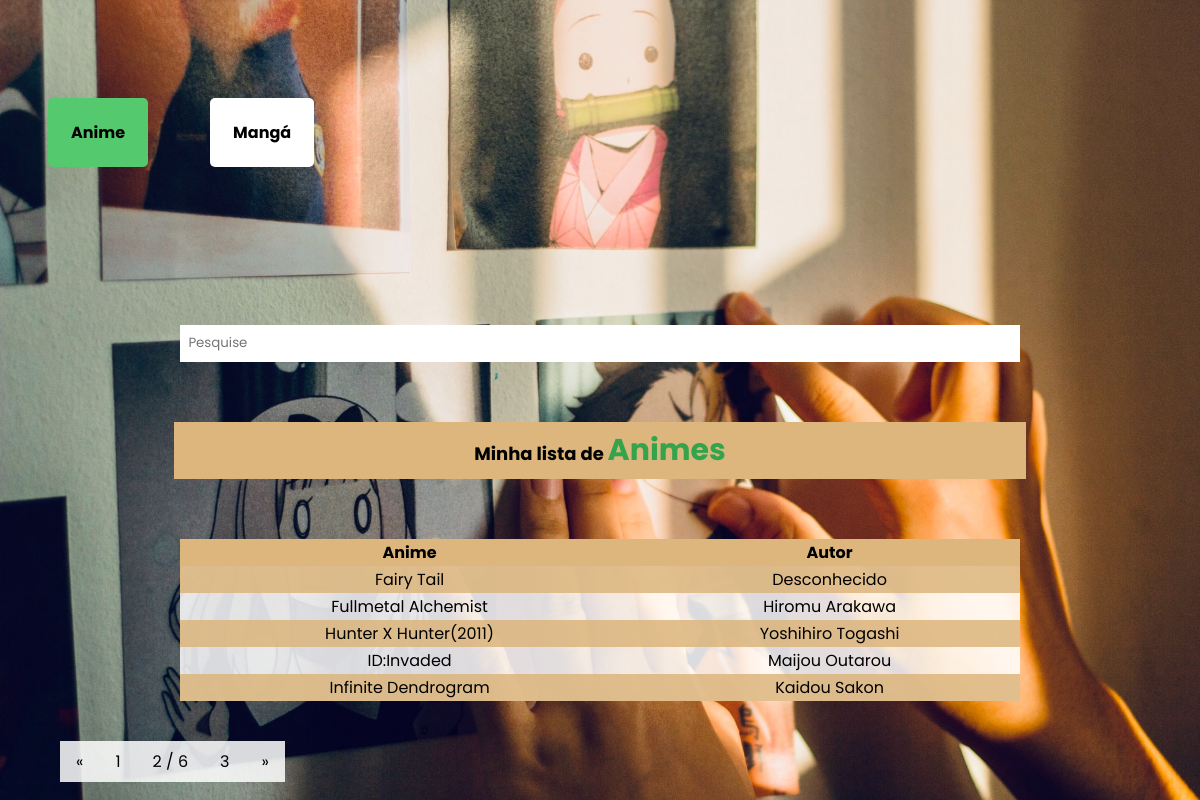
The page /?p=2 on the database as committed earlier.
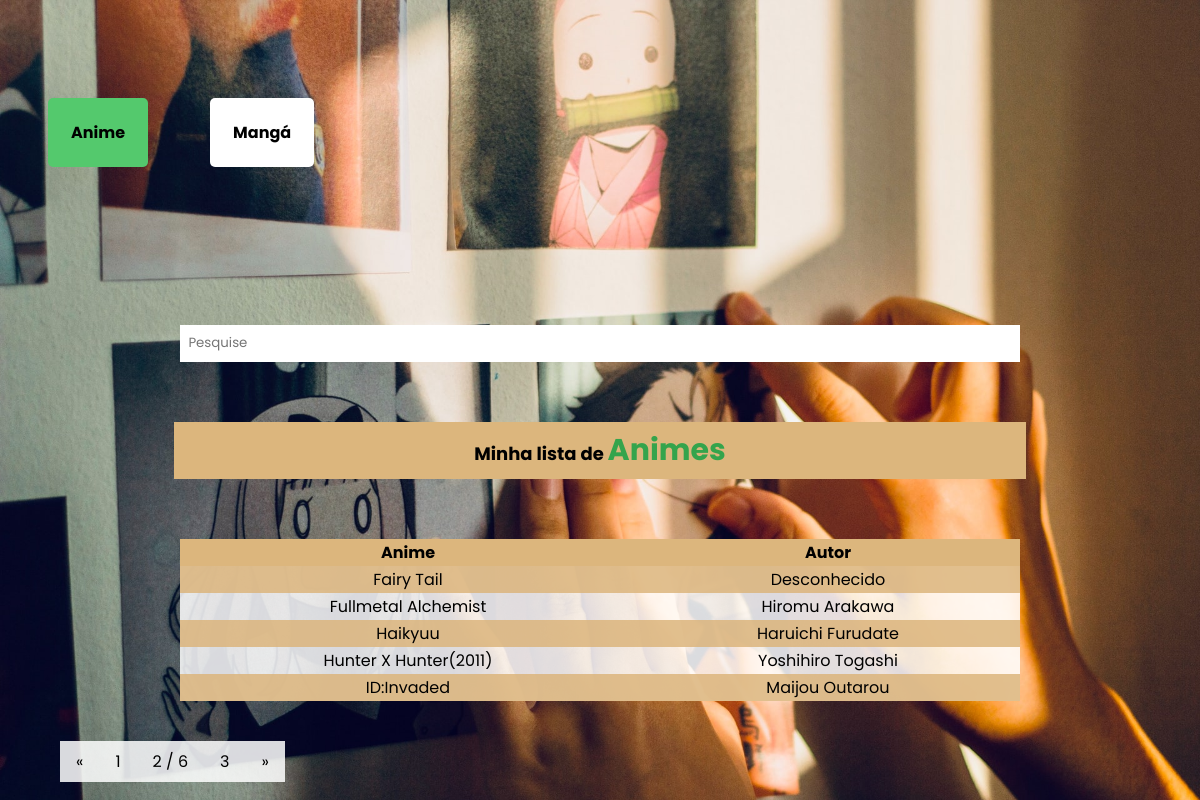
The same page on the database as committed later.
### anime/models.py (models this page shows, shortened)
class Anime(models.Model):
    nome = models.CharField(max_length=150)
    nome_alternativo = models.CharField(max_length=150, blank=True)
    ano_lancamento = models.DateField(default=timezone.now)
    autor = models.ForeignKey(Autor, on_delete=models.DO_NOTHING, default=4)
    estudio = models.ManyToManyField(Estudio)
    foto = models.ImageField(blank=True, upload_to='fotos/fotos_anime/%Y%m%d')
    '''def autores(self):
        return ','.join([autor.nome for autor in self.autor.all])'''

class Autor(models.Model):
    nome = models.CharField(max_length=100)
    def __str__(self):
        return self.nome

### anime/views.py (the view)
# urls.py: path('', views.index, name='index'),
def index(request):
    animes = Anime.objects.order_by('nome')
    paginator = Paginator(animes, 5)
    page = request.GET.get('p')
    animes = paginator.get_page(page)
    return render(request, 'animes/index.html', {
        'animes': animes
    })

### anime/templates/animes/index.html (shortened to what this page needs)
{% load static %}
<!DOCTYPE html>
<html lang="pt">
<head>
    <link rel="stylesheet" href="{% static './estilo_img/anime.css' %}">
</head>
<body>
    <nav>
        <a href="{% url 'index' %}" id="menu_anime">Anime</a>
        <a href="{% url 'manga' %}" id="menu_manga">Mangá</a>
    </nav>
    <div id="div_de_pesquisa">
        <form action="{% url 'busca' %}" method="get">
            <input type="search" name="termo" id="bara_de_pesquisa" placeholder="Pesquise">
        </form>
    </div>
    <p>Minha lista de <span>Animes</span></p>
    <table>
        <tr>
            <th>Anime</th>
            <th>Autor</th>
        </tr>
        {% for anime in animes %}
        <tr>
            <td><a href="{% url 'ver_detalhe' anime.id %}">{{ anime.nome }}</a></td>
            <td>{{ anime.autor }}</td>
        </tr>
        {% endfor %}
    </table>
    <div class="pagination">
        {% if animes.has_previous %}
        <a href="?p={{ animes.previous_page_number }}">&laquo;</a>
        <a href="?p={{ animes.previous_page_number }}">{{ animes.previous_page_number }}</a>
        {% endif %}
        <a>{{ animes.number }} / {{ animes.paginator.num_pages }}</a>
        {% if animes.has_next %}
        <a href="?p={{ animes.next_page_number }}">{{ animes.next_page_number }}</a>
        <a href="?p={{ animes.next_page_number }}">&raquo;</a>
        {% endif %}
    </div>
</body>
</html>

Rows that differ between the two databases and show on the page:
no longer on this page (row unchanged): Anime: nome "Infinite Dendrogram", autor "Kaidou Sakon"
added Anime: nome "Haikyuu", autor "Haruichi Furudate"
